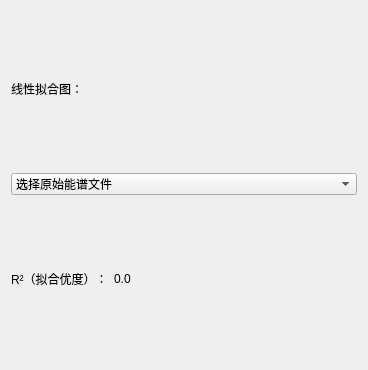
                    <widget class="QWidget" name="scrollAreaWidgetContents_4">
                     <property name="geometry">
                      <rect>
                       <x>0</x>
                       <y>0</y>
                       <width>368</width>
                       <height>370</height>
                      </rect>
                     </property>
                     <layout class="QGridLayout" name="gridLayout_9">
                      <item row="4" column="1">
                       <widget class="QLabel" name="label_r_square">
                        <property name="text">
                         <string>0.0</string>
                        </property>
                       </widget>
                      </item>
                      <item row="4" column="0">
                       <widget class="QLabel" name="label_28">
                        <property name="sizePolicy">
                         <sizepolicy hsizetype="Maximum" vsizetype="Maximum">
                          <horstretch>0</horstretch>
                          <verstretch>0</verstretch>
                         </sizepolicy>
                        </property>
                        <property name="text">
                         <string>R²（拟合优度）：</string>
                        </property>
                       </widget>
                      </item>
                      <item row="0" column="0" colspan="2">
                       <widget class="QLabel" name="label_21">
                        <property name="sizePolicy">
                         <sizepolicy hsizetype="Preferred" vsizetype="Maximum">
                          <horstretch>0</horstretch>
                          <verstretch>0</verstretch>
                         </sizepolicy>
                        </property>
                        <property name="text">
                         <string>线性拟合图：</string>
                        </property>
                       </widget>
                      </item>
                      <item row="2" column="0" colspan="2">
                       <layout class="QVBoxLayout" name="verticalLayout_linarGragh"/>
                      </item>
                      <item row="3" column="0" colspan="2">
                       <widget class="QComboBox" name="comboBox_originalFile">
                        <item>
                         <property name="text">
                          <string>选择原始能谱文件</string>
                         </property>
                        </item>
                       </widget>
                      </item>
                     </layout>
                    </widget>
